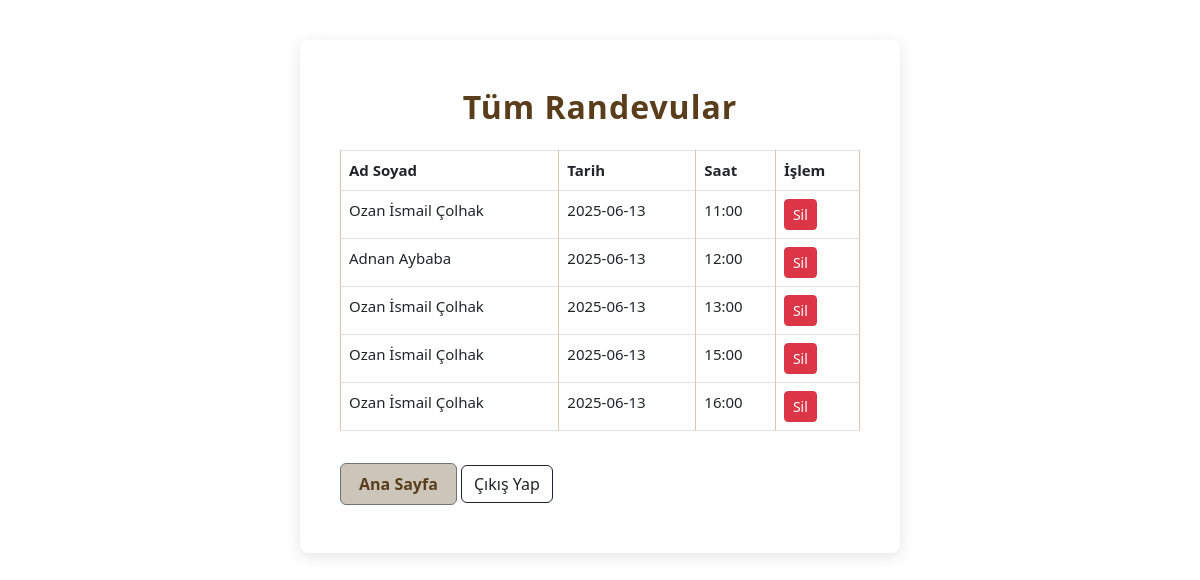
/admin (signed in), run on the app's committed database.
### tables this page shows
CREATE TABLE randevular (
                id INTEGER PRIMARY KEY AUTOINCREMENT,
                ad TEXT NOT NULL,
                telefon TEXT,
                tarih TEXT NOT NULL,
                saat TEXT NOT NULL
            );

### app23.py (the view)
@app.route("/admin")
def admin_panel():
    if not session.get("admin"):
        return redirect(url_for("admin_login"))
    conn = sqlite3.connect(DB_PATH)
    c = conn.cursor()
    c.execute("SELECT id, ad, tarih, saat FROM randevular ORDER BY tarih, saat")
    randevular = c.fetchall()
    conn.close()
    return render_template("admin.html", randevular=randevular)

### templates/admin.html (shortened to what this page needs)
<!DOCTYPE html>
<html lang="tr">
<head>
  <link rel="stylesheet" href="https://cdn.jsdelivr.net/npm/bootstrap@5.3.0/dist/css/bootstrap.min.css">
  <link rel="stylesheet" href="{{ url_for('static', filename='style.css') }}">
  <link rel="stylesheet" href="{{ url_for('static', filename='style.css') }}">
</head>
<body class="bg-white">
  <div class="container py-5">
    <h2 class="mb-4">Tüm Randevular</h2>
    <table class="table table-bordered table-hover">
      <thead>
        <tr>
          <th>Ad Soyad</th>
          <th>Tarih</th>
          <th>Saat</th>
          <th>İşlem</th>
        </tr>
      </thead>
      <tbody>
        {% for id, ad, tarih, saat in randevular %}
        <tr>
          <td>{{ ad }}</td>
          <td>{{ tarih }}</td>
          <td>{{ saat }}</td>
          <td>
            <a href="{{ url_for('sil', id=id) }}" class="btn btn-danger btn-sm">Sil</a>
          </td>
        </tr>
        {% endfor %}
      </tbody>
    </table>
    <a href="/" class="btn btn-secondary mt-3">Ana Sayfa</a>
    <a href="/admin/logout" class="btn btn-outline-dark mt-3">Çıkış Yap</a>
  </div>
</body>
</html>

### static/style.css (style rules this page uses)
body { background-color: #fff8f0; font-family: 'Segoe UI', Tahoma, Geneva, Verdana, sans-serif; color: #333; margin: 0; padding: 0; }
.container { max-width: 600px; margin: 40px auto; background-color: #ffffff; padding: 30px 40px; border-radius: 8px; box-shadow: 0 4px 15px rgba(0,0,0,0.1); }
h2 { text-align: center; color: #5a3e1b; margin-bottom: 30px; font-weight: 600; letter-spacing: 1px; }
a.btn-secondary { display: inline-block; margin-top: 20px; background-color: #ccc5b9; color: #5a3e1b; padding: 8px 18px; border-radius: 6px; text-decoration: none; font-weight: 600; transition: background-color 0.3s ease; }
table { width: 100%; border-collapse: collapse; margin-bottom: 20px; }
table thead tr { background-color: #a9743c; color: white; }
table th, table td { padding: 12px 15px; border: 1px solid #d9c9b3; text-align: left; font-size: 15px; }

### data on the page
randevular: ad "Ozan İsmail Çolhak", tarih "2025-06-13", saat "11:00"
randevular: ad "Adnan Aybaba", tarih "2025-06-13", saat "12:00"
randevular: ad "Ozan İsmail Çolhak", tarih "2025-06-13", saat "13:00"
randevular: ad "Ozan İsmail Çolhak", tarih "2025-06-13", saat "15:00"
randevular: ad "Ozan İsmail Çolhak", tarih "2025-06-13", saat "16:00"
